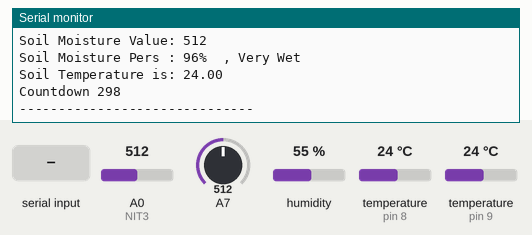
This program was run on a simulated Arduino Pro Mini, built with avr-gcc and run on an emulated ATmega328P. Shown: the last lines printed to the serial monitor. Inputs (shaded band) come from the test bench; at power-on: A0 (NIT3) = 512, humidity 55 %, temperature (sensors on pin 9, pin 8) 24 °C, A7 = 512.

Above: at 1.8 s.
1.9 s: A0 (NIT3) set to 716
At 4.0 s:
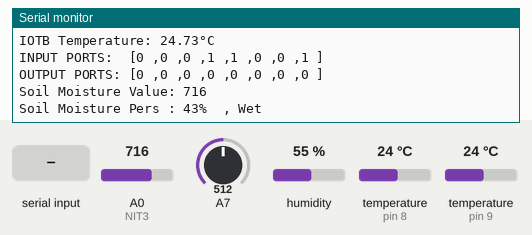
7.8 s: "1\n" received over the second serial link
11.0 s: A0 (NIT3) set to 992
At 13.1 s:
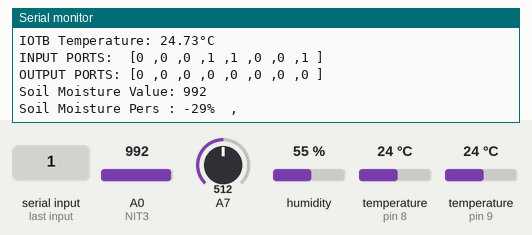
16.9 s: humidity set to 22 %
At 19.9 s:
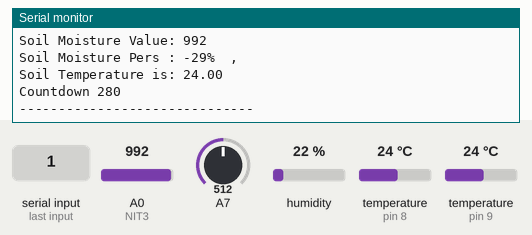
20.1 s: temperature (sensor on pin 9) set to 12 °C
At 23.1 s:
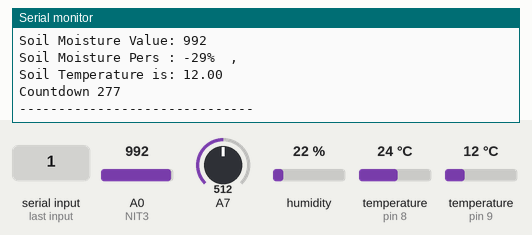
23.3 s: A7 set to 716
At 25.9 s:
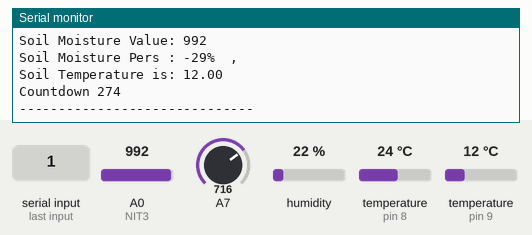
Timing chart, 0 to 27.4 s (numbered marks = the images above; inputs shaded):
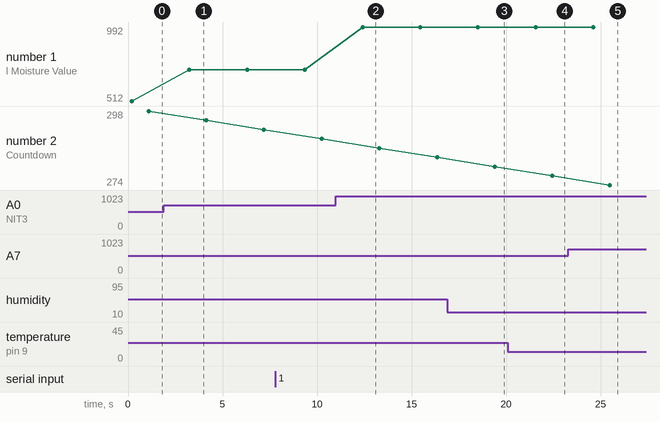

The program:

main.cpp
```cpp
#include <Arduino.h>

#include <DHT.h>
#include <SoftwareSerial.h>
#include <Wire.h>
#include <Adafruit_MCP23017.h>
#include <OneWire.h>
#include <DallasTemperature.h>

#define sendinterval 300000

String inString = "";    // string to hold input
unsigned long lastSendToESP = 0;

//NATIVE SENSOR INPUT
constexpr auto  NIT1 = 8; // DHT Sensor
constexpr auto  NIT2 = 9; //DS18S20
constexpr auto  NIT3 = A0;//soil moisto

//INPUTS
constexpr auto PI1 = 0;//Door1 ;
constexpr auto PI2 = 1; //Door2;
constexpr auto PI3 = 2; //leakSensor
constexpr auto PI4 = 3; //
constexpr auto PI5 = 4;//
constexpr auto PI6 = 5; //
constexpr auto PI7 = 6; //
constexpr auto PI8 = 7; //

//OUTPUTS
constexpr auto PQ1 = 8 ;
constexpr auto PQ2 = 9 ;
constexpr auto PQ3 = 10;
constexpr auto PQ4 = 11;
constexpr auto PQ5 = 12;
constexpr auto PQ6 = 13;
constexpr auto PQ7 = 14;
constexpr auto PQ8 = 15;

//components&sensors
DHT dht(NIT1, DHT22);
SoftwareSerial espLine(3, 4); // RX, TX
Adafruit_MCP23017 mcp;
// Setup a oneWire instance to communicate with any OneWire devices (not just Maxim/Dallas temperature ICs)
OneWire oneWire(NIT2);
// Pass our oneWire reference to Dallas Temperature.
DallasTemperature sensors(&oneWire);

//GlobalVariable
float DHTTempVal = 0;
float DHTHumVal = 0;
int THMVal = 0;
uint8_t I1Val = 0;
uint8_t I2Val = 0;
uint8_t I3Val = 0;
uint8_t I4Val = 0;
uint8_t I5Val = 0;
uint8_t I6Val = 0;
uint8_t I7Val = 0;
uint8_t I8Val = 0;
int soilMoistureValue = 0;
int soilTempValue = 0;

//soil moisto cal const
const int AirValue = 880;
const int WaterValue = 500;
int soilmoisturepercent=0;
int intervals = (AirValue - WaterValue)/3;
//
/*
const int AirValue = 600;   //you need to replace this value with Value_1
const int WaterValue = 350;  //you need to replace this value with Value_2
int soilMoistureValue = 0;
int soilmoisturepercent=0;
*/
//

void chkEspLine();

void initDHT();
void mcpInit();

void readDHT();
void ReadCardTHM();
void ReadDigiInputs();
void ReadDigiOutputs();
void readMoisto();
void readSoilTemp();

void SendToEsp();

void setup() {
  // put your setup code here, to run once:
  Serial.begin(9600);

  espLine.begin(9600);
  sensors.begin();
	initDHT();
  mcpInit();
  lastSendToESP = millis();
}

void loop() {
  // put your main code here, to run repeatedly:
  /*mcp.digitalWrite(PQ1,HIGH);
	mcp.digitalWrite(PQ2,HIGH);
	mcp.digitalWrite(PQ3,HIGH);
	mcp.digitalWrite(PQ4,HIGH);
	mcp.digitalWrite(PQ5,HIGH);
	mcp.digitalWrite(PQ6,HIGH);
	mcp.digitalWrite(PQ7,HIGH);
	mcp.digitalWrite(PQ8,HIGH);
	delay(1000);

	mcp.digitalWrite(PQ1,LOW);
	mcp.digitalWrite(PQ2,LOW);
	mcp.digitalWrite(PQ3,LOW);
	mcp.digitalWrite(PQ4,LOW);
	mcp.digitalWrite(PQ5,LOW);
	mcp.digitalWrite(PQ6,LOW);
	mcp.digitalWrite(PQ7,LOW);
	mcp.digitalWrite(PQ8,LOW);

	delay(1000);
*/
  chkEspLine();

	readDHT();
  ReadCardTHM();
  ReadDigiInputs();
  ReadDigiOutputs();
  readMoisto();
  readSoilTemp();

  long countdown = (sendinterval + lastSendToESP - millis())/1000;
  Serial.print("Countdown ");
  Serial.println(countdown);
  Serial.println("------------------------------");
  SendToEsp();
  delay(2000);
}

void chkEspLine()
{
  while (espLine.available() > 0) {
    int inChar = espLine.read();
    // convert the incoming byte to a char and add it to the string:
    inString += (char)inChar;

    // if you get a newline, print the string, then the string's value:
    if (inChar == '\n') {
      Serial.print("ESP LINE :");
      Serial.println(inString);
      // clear the string for new input:
      inString = "";
    }
  }
}

//------------------------------------------------------------------------
void initDHT()
{
  dht.begin();
}

void mcpInit()
{
	mcp.begin(1);      // Default device address 0
    //mcp.begin(0x21);      // Default device address 0

	mcp.pinMode(PI1, INPUT);
	mcp.pinMode(PI2, INPUT);
	mcp.pinMode(PI3, INPUT);
	mcp.pinMode(PI4, INPUT);
	mcp.pinMode(PI5, INPUT);
	mcp.pinMode(PI6, INPUT);
	mcp.pinMode(PI7, INPUT);
	mcp.pinMode(PI8, INPUT);

	mcp.pinMode(PQ1, OUTPUT);     // LED output
	mcp.pinMode(PQ2, OUTPUT);     // LED output
	mcp.pinMode(PQ3, OUTPUT);     // LED output
	mcp.pinMode(PQ4, OUTPUT);     // LED output
	mcp.pinMode(PQ5, OUTPUT);     // LED output
	mcp.pinMode(PQ6, OUTPUT);     // LED output
	mcp.pinMode(PQ7, OUTPUT);     // LED output
	mcp.pinMode(PQ8, OUTPUT);     // LED output
}

//------------------------------------------------------------------------
void readDHT()
{
  // Reading temperature or humidity takes about 250 milliseconds!
  // Sensor readings may also be up to 2 seconds 'old' (its a very slow sensor)
  float h = DHTHumVal = dht.readHumidity();
  // Read temperature as Celsius (the default)
  float t = DHTTempVal = dht.readTemperature();

  Serial.print(F("Humidity:         "));
  Serial.print(h);
  Serial.println(F("% "));
  Serial.print(F("Temperature:      "));
  Serial.print(t);
  Serial.println(F("°C "));

}
void ReadCardTHM()
{
	int Vo;
	float R1 = 10000;
	float logR2, R2, T;
	float c1 = 1.009249522e-03, c2 = 2.378405444e-04, c3 = 2.019202697e-07;


	Vo = analogRead(A7);
  	R2 = R1 * (1023.0 / (float)Vo - 1.0);
  	logR2 = log(R2);
  	T = (1.0 / (c1 + c2*logR2 + c3*logR2*logR2*logR2));
  	T = T - 273.15;

	THMVal = T;
  Serial.print(F("IOTB Temperature: "));
  Serial.print(T);
  Serial.println(F("°C "));
}

void ReadDigiInputs()
{
	I1Val = mcp.digitalRead(PI1);
	I2Val = mcp.digitalRead(PI2);
	I3Val = mcp.digitalRead(PI3);
	I4Val = mcp.digitalRead(PI4);
	I5Val = mcp.digitalRead(PI5);
	I6Val = mcp.digitalRead(PI6);
	I7Val = mcp.digitalRead(PI7);
	I8Val = mcp.digitalRead(PI8);

  Serial.print("INPUT PORTS:  [");
  Serial.print(I1Val);
  Serial.print(" ,");
  Serial.print(I2Val);
  Serial.print(" ,");
  Serial.print(I3Val);
  Serial.print(" ,");
  Serial.print(I4Val);
  Serial.print(" ,");
  Serial.print(I5Val);
  Serial.print(" ,");
  Serial.print(I6Val);
  Serial.print(" ,");
  Serial.print(I7Val);
  Serial.print(" ,");
  Serial.print(I8Val);
  Serial.println(" ]");
}

void ReadDigiOutputs()
{
  Serial.print("OUTPUT PORTS: [");
  Serial.print(mcp.digitalRead(PQ1));
  Serial.print(" ,");
  Serial.print(mcp.digitalRead(PQ2));
  Serial.print(" ,");
  Serial.print(mcp.digitalRead(PQ3));
  Serial.print(" ,");
  Serial.print(mcp.digitalRead(PQ4));
  Serial.print(" ,");
  Serial.print(mcp.digitalRead(PQ5));
  Serial.print(" ,");
  Serial.print(mcp.digitalRead(PQ6));
  Serial.print(" ,");
  Serial.print(mcp.digitalRead(PQ7));
  Serial.print(" ,");
  Serial.print(mcp.digitalRead(PQ8));
  Serial.println(" ]");
}

void readMoisto()
{
	soilMoistureValue = analogRead(NIT3);  //put Sensor insert into soil
  Serial.print("Soil Moisture Value: ");
  Serial.println(soilMoistureValue);

  soilmoisturepercent = map(soilMoistureValue, AirValue, WaterValue, 0, 100);
  Serial.print("Soil Moisture Pers : ");
  Serial.print(soilmoisturepercent);
  Serial.print("%  , ");

	if(soilMoistureValue > WaterValue && soilMoistureValue < (WaterValue + intervals))
	{
		 Serial.print("Very Wet");
	}
	else if(soilMoistureValue > (WaterValue + intervals) && soilMoistureValue < (AirValue - intervals))
	{
  		Serial.print("Wet");
	}
	else if(soilMoistureValue < AirValue && soilMoistureValue > (AirValue - intervals))
	{
  		Serial.print("Dry");
	}
  Serial.println();
	delay(100);
}

void readSoilTemp()
{
  sensors.requestTemperatures();
	float celsius = sensors.getTempCByIndex(0);
  soilTempValue = celsius;
  Serial.print("Soil Temperature is: ");
	Serial.println(sensors.getTempCByIndex(0)); // Why "byIndex"? You can have more than one IC on the same bus. 0 refers to the first IC on the wire
}


//------------------------------------------------------------------------
/*
Field 1 ambiance_temp
Field 2 ambiance_hum
Field 3 soil_temp
Field 4 soil_hum
Field 5 iotb_temp
Field 6 soil_moisture_persantage
Field 7 water_level
Field 8 pump_relay
*/

bool SendTSFrame(int frame, int value)
{
  long msg = value*10+frame;
  Serial.print("SendTSFrame : ");
  Serial.println(msg);
  espLine.println(msg);
  chkEspLine();
  return true;
}

/*
original values:
    Dry: (520 430]
    Wet: (430 350]
    Water: (350 260]

IOTB values:
    Dry: (700 580]
    //Wet: (580 350]
    //Water: (350 260]

*/


void SendToEsp()
{
  if (millis() > lastSendToESP + 300000) {
    lastSendToESP = millis();
    if(soilmoisturepercent > 20 && soilmoisturepercent < 60)
    {
      mcp.digitalWrite(PQ8,HIGH);//drop water
    }

    SendTSFrame(1, DHTTempVal);
    /**/
    delay(2000);
    SendTSFrame(2, DHTHumVal);
    delay(2000);
    SendTSFrame(3, soilTempValue);
    delay(2000);
    SendTSFrame(4, soilMoistureValue);
    delay(2000);
    SendTSFrame(5, THMVal);
    delay(2000);
    SendTSFrame(6, soilmoisturepercent);
    delay(2000);
    SendTSFrame(7, I1Val);
    delay(2000);
    SendTSFrame(8, mcp.digitalRead(PQ8));

  }
  mcp.digitalWrite(PQ8,LOW);//drop water end
}
```

Measured:
- after the input at 1.9 s, the serial monitor: prints a new line after 1.4 s (image 1)
- after the input at 11.0 s, the serial monitor: prints a new line after 1.4 s (image 2)
- after the input at 16.9 s, the serial monitor: prints a new line after 1.4 s (image 3)
- after the input at 20.1 s, the serial monitor: prints a new line after 2.3 s (image 4)
- after the input at 23.3 s, the serial monitor: prints a new line after 1.2 s (image 5)
- plotted number 1: 512 → 716 after the input at 1.9 s, 716 → 992 after the input at 11.0 s
